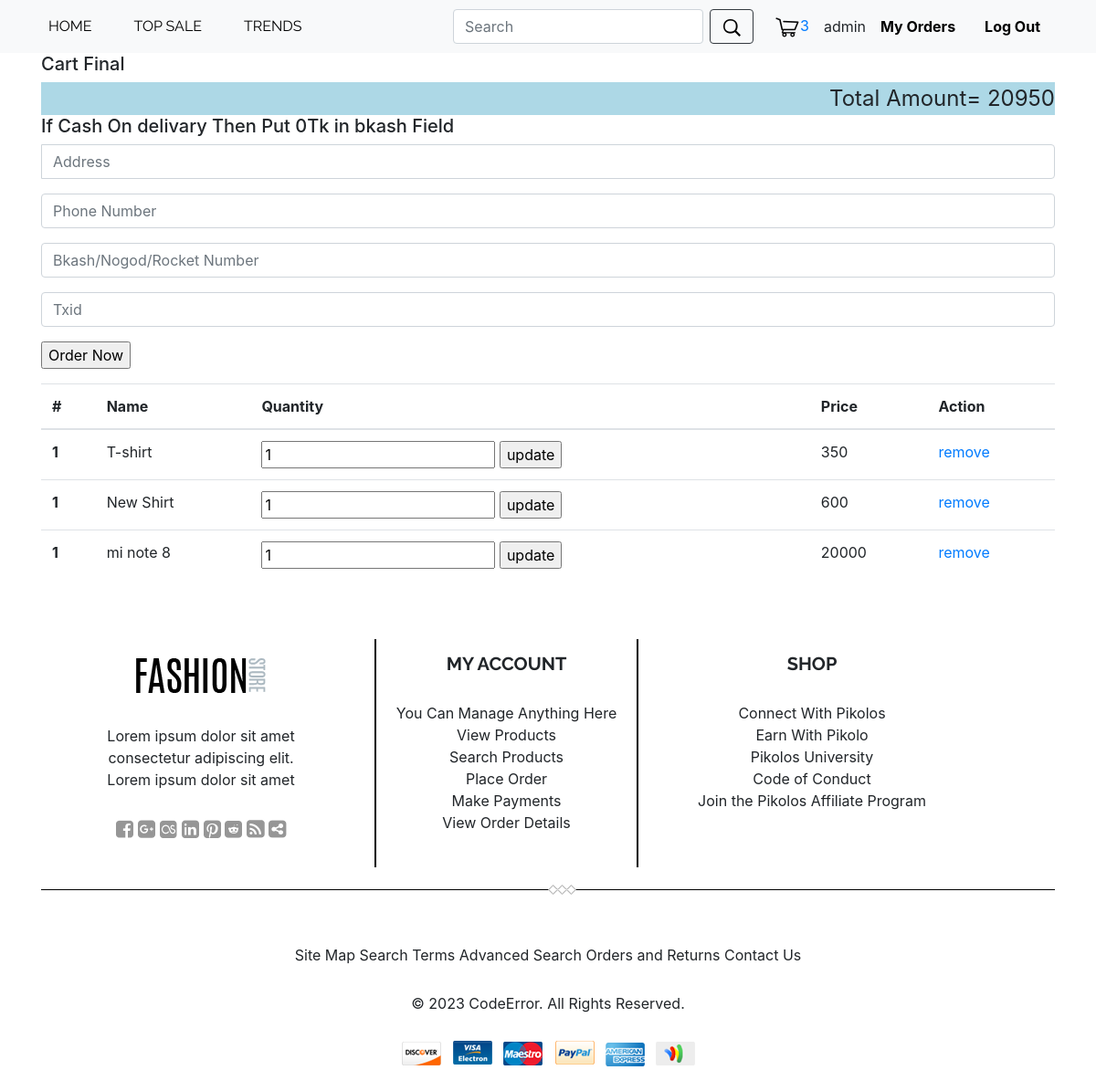
Page /cart.php (signed in) on the committed database.
### tables this page shows
CREATE TABLE `cart` (
  `id` int(100) NOT NULL,
  `userid` int(100) NOT NULL,
  `productid` int(100) NOT NULL,
  `name` varchar(100) NOT NULL,
  `quantity` int(100) NOT NULL,
  `price` int(100) NOT NULL
);

### cart.php (the view, shortened to what this page needs)
<?php
 include'header.php';
 include'lib/connection.php';
$id=$_SESSION['userid'];
 $sql = "SELECT * FROM cart where userid='$id'";
 $result = $conn -> query ($sql);
?>
<div class="container pendingbody" >
  <h5>Cart Final</h5>
<table class="table">
  <thead>
    <tr>
      <th scope="col">#</th>
      <th scope="col">Name</th>
      <th scope="col">Quantity</th>
      <th scope="col">Price</th>
      <th scope="col">Action</th>
    </tr>
  </thead>
  <tbody>
  <?php
  $total=0;
          if (mysqli_num_rows($result) > 0) {
            while($row = mysqli_fetch_assoc($result)) {
              ?>
    <tr>
      <th scope="row">1</th>
      <td><?php echo $row["name"] ?></td>
      <td><form action="<?php echo $_SERVER['PHP_SELF']; ?>" method="post">
        <input type="number" name="update_quantity" min="1"  value="<?php echo $row['quantity']; ?>" >
        <input type="submit" value="update" name="update_update_btn">
      </form></td>
      <td><?php echo $row["price"]*$row["quantity"]  ?></td>
      <?php $total=$total+$row["price"]*$row["quantity"] ;?>
      <td><a href="cart.php?remove=<?php echo $row['id']; ?>">remove</a></td>
    </tr>
    <?php
    }
        }
        else
            echo "0 results";
        ?>
<div class="myDiv">
<?php echo "<h style='font-size: 24px;'>Total Amount= $total</h>"; ?>
</div>
  <form action="<?php echo $_SERVER['PHP_SELF']; ?>" method="post">
        <h5> If Cash On delivary Then Put 0Tk in bkash Field</h5>
      <div class="input-group form-group">
        <input type="text" class="form-control" placeholder="Address" name="address">
       </div>
       <div class="input-group form-group">
        <input type="number" class="form-control" placeholder="Phone Number" name="number">
       </div>
       <div class="input-group form-group">
        <input type="number" class="form-control" placeholder="Bkash/Nogod/Rocket Number" name="mobnumber">
       </div>
       <div class="input-group form-group">
        <input type="text" class="form-control" placeholder="Txid" name="txid">
       </div>
      <div class="form-group">
      <input type="submit" value="Order Now" name="order_btn">
    </div>
    </form>
  </tbody>
</table>
</div>
<?php
 include'footer.php';
?>

### cart.php (style rules this page uses)
.myDiv { background-color: lightblue; text-align: right; }

### rows in the picture
cart: name "T-shirt", update_quantity "1", $row['price']*$row['quantity'] "350"
cart: name "New Shirt", update_quantity "1", $row['price']*$row['quantity'] "600"
cart: name "mi note 8", update_quantity "1", $row['price']*$row['quantity'] "20000"

### other values in the picture
$total "3"
$_SESSION ['username'] "admin"
$total "20950"
